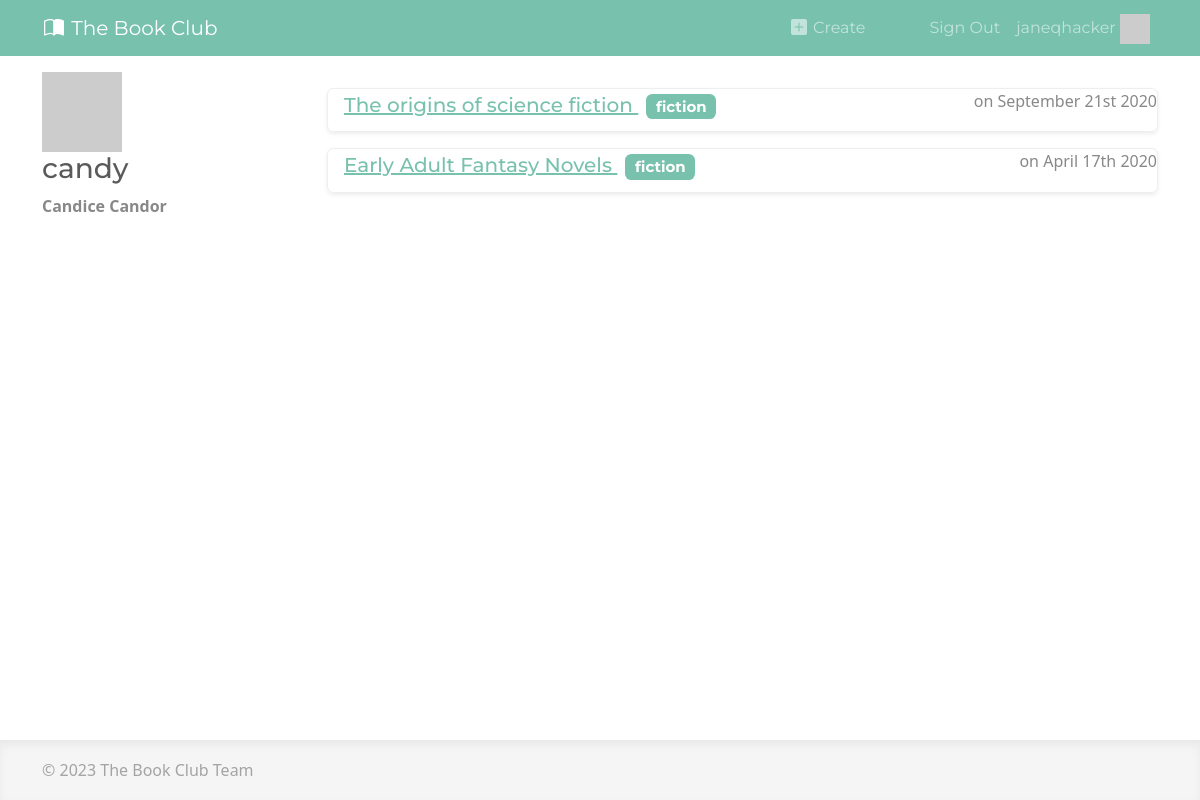
Screenshot of /account/users/candy/ (signed in) with the database file from the repository.
### apps/accounts/models.py (models this page shows, shortened)
class User(AbstractUser):
    bio = models.TextField()
    def gravatar(self, size=None):
        GRAVATAR_URL = 'https://gravatar.com/avatar/%s?d=identicon%s'
        email = str(self.email).strip().lower()
        digest = hashlib.md5(email.encode('utf-8')).hexdigest()
        if size:
            size_str = '&s=%i' % size
        else:
            size_str = ''
        return GRAVATAR_URL % (digest, size_str)

### apps/core/models.py (models this page shows, shortened)
class ReadingList(models.Model):
    title = models.CharField(max_length=100)
    category = models.CharField(max_length=64, choices=GENRES)
    description = models.TextField()
    created = models.DateTimeField(auto_now_add=True) # Add current date
    last_modified = models.DateTimeField(auto_now=True)
    creator_user = models.ForeignKey(
        User,
        on_delete=models.CASCADE,
        help_text='User who created this reading list',
    )
    score = models.IntegerField(default=0)
    views = models.PositiveIntegerField(default=0)
    def __str__(self):
        return self.title

### apps/accounts/views.py (the view)
# urls.py: path('users/<username>/', views.view_profile, name='view_profile'),
def view_profile(request, username):
    user = User.objects.get(username=username)
    reading_lists = ReadingList.objects.filter(creator_user=user)
    if request.user == user:
        is_viewing_self = True
    else:
        is_viewing_self = False
    context = {
        'user': user,
        'is_viewing_self': is_viewing_self,
        'user_reading_lists': reading_lists,
    }
    return render(request, 'accounts/profile_page.html', context)

### apps/accounts/templates/accounts/profile_page.html (shortened to what this page needs)
{% extends 'base.html' %}
{% block content %}
<div class="row">
    <div class="col-md-3">
        <img src="{{ user.gravatar }}" />
        <h3>{{ user.username }}</h3>
        <p><strong>{{ user.first_name }} {{ user.last_name }}</strong></p>
    </div>
    <div class="col-md-9">
        {% for rl in user_reading_lists %}
            <div class="d-flex justify-content-between mt-3 border rounded shadow-sm">
                <div class="ms-3 mt-1 mb-1 position-relative">
                    <h5><a href="/list/{{ rl.id }}/" class="stretched-link">{{ rl }} <span class="badge bg-primary ms-2">{{ rl.category }}</span></a></h5>
                </div>
                <p>on {{ rl.created|date:"F jS Y" }}</p>
            </div>
        {% endfor %}
    </div>
</div>
{% endblock %}

### apps/core/templates/snippets/navbar.html (shortened to what this page needs)
<nav class="navbar navbar-expand-md navbar-dark bg-primary text-light">
    <div class="container">
        <a class="navbar-brand" href="/">
            The Book Club
        </a>
        <div class="collapse navbar-collapse" id="navbarSupportedContent">
            <ul class="navbar-nav ms-auto">
                {% if request.user.is_authenticated %}
                    <li class="nav-item me-5">
                        <a href="/list/create/" class="nav-link">
                            Create
                        </a>
                    </li>
                    <li class="nav-item">
                        <a class="nav-link" href="{% url 'logout' %}" >Sign Out</a>
                    </li>
                    <li class="nav-item">
                        <a class="nav-link" href="{% url 'view_profile' request.user %}" >
                            {{ request.user }}
                            <img src="{{ user.gravatar }}" class="navbar-avatar" />
                        </a>
                    </li>
                {% endif %}
            </ul>
        </div>
    </div>
</nav>

### apps/core/static/css/custom.css (style rules this page uses)
html { position: relative; min-height: 100%; }
body { margin-bottom: 150px; }
.navbar-avatar { height: 30px; margin-top: -10px; margin-bottom: -10px; }

### rows the page displays
User: user "janeqhacker"
User: username "candy", first_name "Candice", last_name "Candor"
ReadingList: title "The origins of science fiction", category "fiction", created "September 21st 2020"
ReadingList: title "Early Adult Fantasy Novels", category "fiction", created "April 17th 2020"
